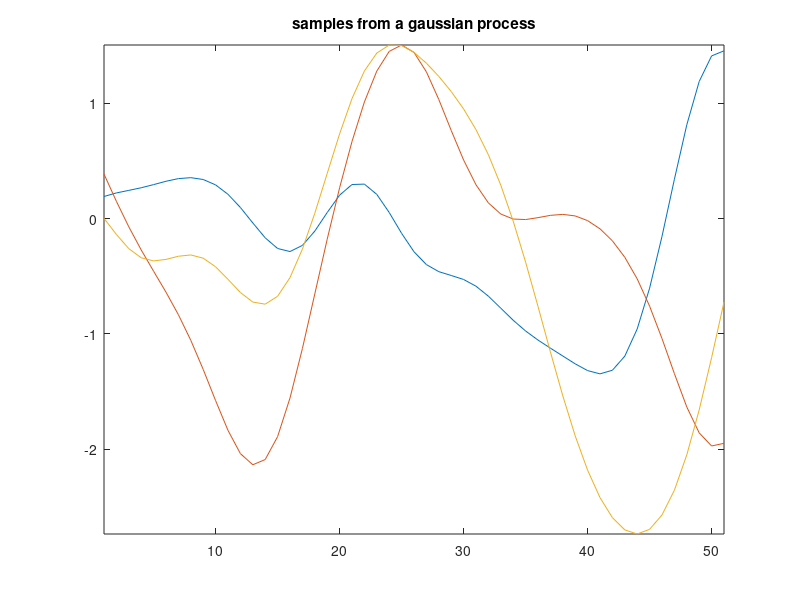
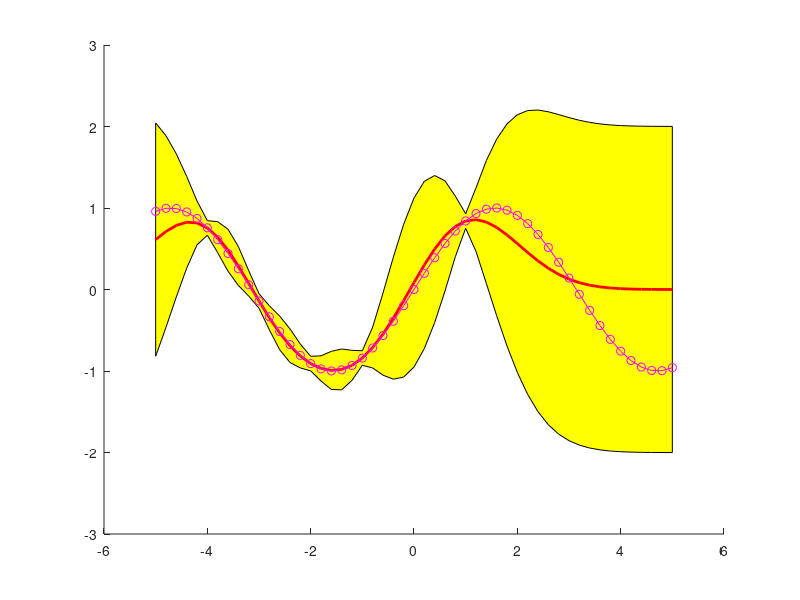
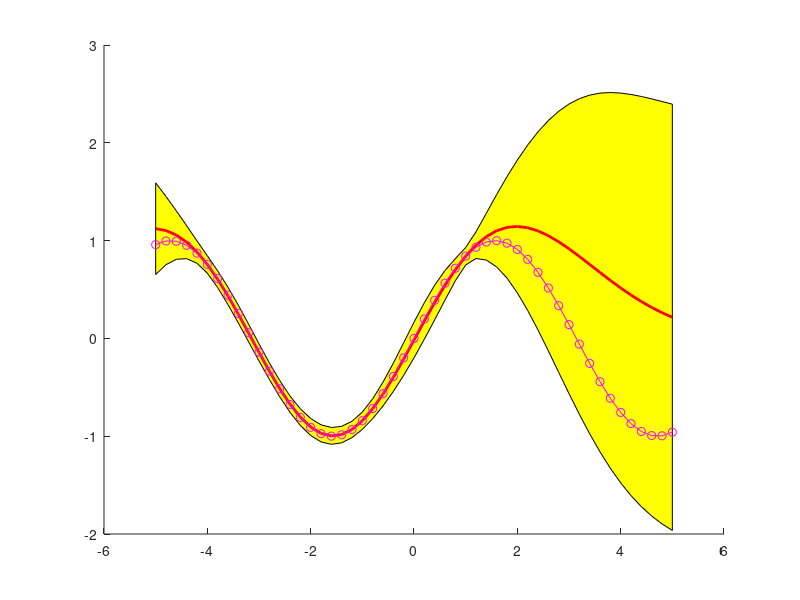

Source code (MATLAB) for these figures, in order:
%% simple implementation of Gaussian Process (GP) regression

% Gaussian kernel
kernel = @(x1,x2,l,sigma_f) sigma_f^2 * exp( -0.5 * l^2 * ( (sum(x1.^2,2)) + (sum(x2.^2,2)).' - 2*x1*(x2.') ) );

x = (-5:0.2:5)';
mu = zeros(size(x));
cov = kernel(x,x,1,1);

samples = mvnrnd(mu,cov,3);

figure();
plot(samples');
title('samples from a gaussian process');
axis('tight');

%% GP with default hyperparameters

x_train = [-4 -3 -2 -1 1]';
y_train = sin(x_train);

sigma_y = 1e-3;
K = kernel(x_train, x_train, 1, 1) + sigma_y * eye(length(x_train));
K_s = kernel(x_train, x, 1, 1);
K_ss = kernel(x, x, 1, 1) + sigma_y * eye(length(x));

K_inv = inv(K);
mu_s = K_s' * K_inv * y_train;
cov_s = K_ss - K_s' * K_inv * K_s;

lb = mu_s - 2*sqrt( diag(cov_s) );
ub = mu_s + 2*sqrt( diag(cov_s) );

figure();
hold on;
fill( [x; flipud(x)], [lb; flipud(ub)], 'y' );
plot( x, mu_s, '-r', 'linewidth', 2 );
plot( x, sin(x), '-om' );

%% hyperparameter optimization via negative log likelihood

Ker = @(params) kernel( x_train, x_train, params(1), params(2)) + sigma_y * eye(length(x_train));
nll = @(params) 0.5 * log(det(Ker(params))) + 0.5*y_train.' * inv(Ker(params)) * y_train + 0.5*length(x_train) * log(2*pi);

params_opt = fmincon( nll, [1 1] );

%% GP with optimized hyperparameters

K = kernel(x_train, x_train, params_opt(1), params_opt(2)) + sigma_y * eye(length(x_train));
K_s = kernel(x_train, x, params_opt(1), params_opt(2));
K_ss = kernel(x, x, params_opt(1), params_opt(2)) + sigma_y * eye(length(x));

K_inv = inv(K);
mu_s = K_s' * K_inv * y_train;
cov_s = K_ss - K_s' * K_inv * K_s;

lb = mu_s - 2*sqrt( diag(cov_s) );
ub = mu_s + 2*sqrt( diag(cov_s) );

figure();
hold on;
fill( [x; flipud(x)], [lb; flipud(ub)], 'y' );
plot( x, mu_s, '-r', 'linewidth', 2 );
plot( x, sin(x), '-om' );

